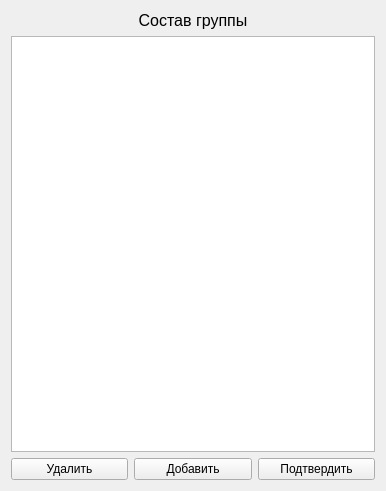
<?xml version="1.0" encoding="UTF-8"?>
<ui version="4.0">
 <class>TableCompositionGroup</class>
 <widget class="QWidget" name="TableCompositionGroup">
  <property name="geometry">
   <rect>
    <x>0</x>
    <y>0</y>
    <width>386</width>
    <height>491</height>
   </rect>
  </property>
  <property name="windowTitle">
   <string>Form</string>
  </property>
  <layout class="QGridLayout" name="gridLayout_2">
   <item row="0" column="0">
    <widget class="QLabel" name="label">
     <property name="font">
      <font>
       <pointsize>12</pointsize>
      </font>
     </property>
     <property name="text">
      <string>Состав группы</string>
     </property>
     <property name="alignment">
      <set>Qt::AlignCenter</set>
     </property>
    </widget>
   </item>
   <item row="1" column="0">
    <layout class="QVBoxLayout" name="verticalLayout">
     <item>
      <widget class="QTableView" name="tableView"/>
     </item>
    </layout>
   </item>
   <item row="2" column="0">
    <layout class="QGridLayout" name="gridLayout">
     <item row="0" column="0">
      <widget class="QPushButton" name="pushButton">
       <property name="text">
        <string>Удалить</string>
       </property>
      </widget>
     </item>
     <item row="0" column="1">
      <widget class="QPushButton" name="pushButton_2">
       <property name="text">
        <string>Добавить</string>
       </property>
      </widget>
     </item>
     <item row="0" column="2">
      <widget class="QPushButton" name="pushButton_3">
       <property name="text">
        <string>Подтвердить</string>
       </property>
      </widget>
     </item>
    </layout>
   </item>
  </layout>
 </widget>
 <resources/>
 <connections/>
</ui>
